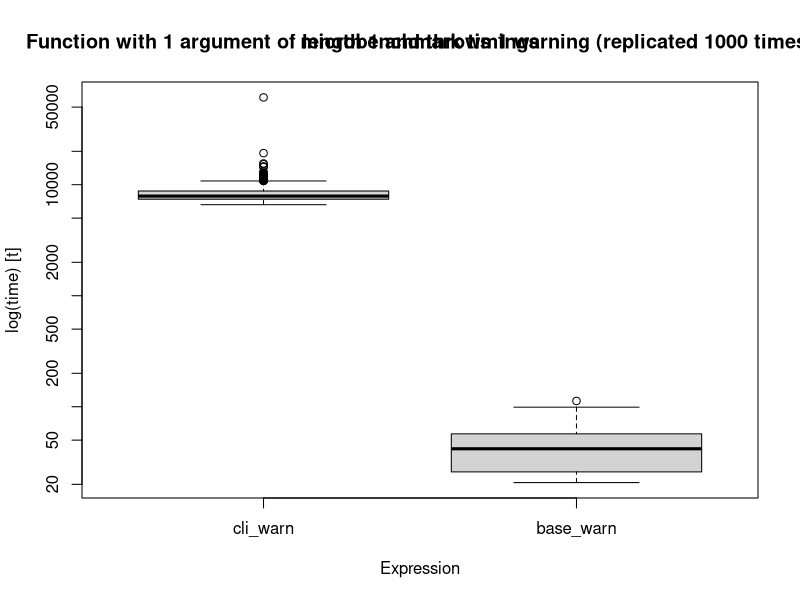
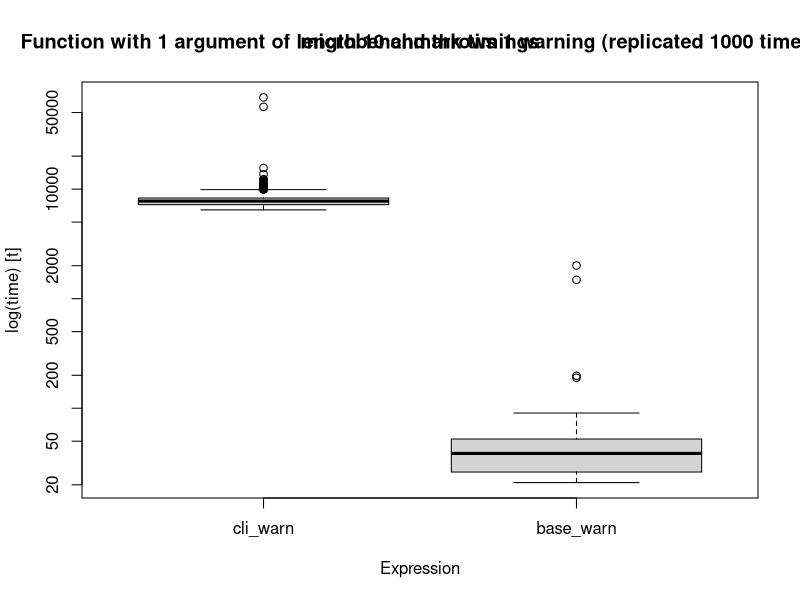
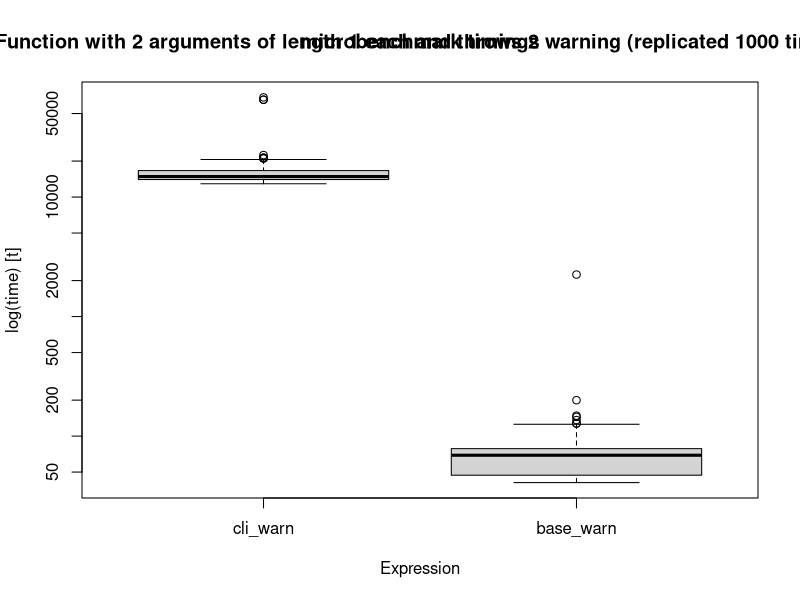

R code for these plots, in order:
## ---- chunk 1
library(microbenchmark)
library(cli)
library(checkmate)
## ---- chunk 2
base_warn_bmrk <- function(x){
  if(!checkmate::testInteger(x)){
    warning("x must be an integer")
  }
}
## ---- chunk 3
base_warn_bmrk(x = 1.2)
## ---- chunk 4
cli_warn_bmrk <- function(x){
  if(!checkmate::testInteger(x)){
    cli_warn(c(
      "x must be an integer",
      "i" = "x is currently an {.cls {class(x)}}",
      "x" = "x is not an integer"
    )
    )
  }
}
## ---- chunk 5
cli_warn_bmrk(x = 1.2)
## ---- chunk 6
base_warn_bmrk2 <- function(x, y){
  # Validate arg x
  if(!checkmate::testInteger(x)){
    warning("x must be an integer")
  }
  
  # Validate arg y
  if(!checkmate::testInteger(y)){
    warning("y must be an integer")
  }
}
## ---- chunk 7
base_warn_bmrk2(x = 1.2, y = 1.23)
## ---- chunk 8
cli_warn_bmrk2 <- function(x, y){
  # Validate arg x
  if(!checkmate::testInteger(x)){
    cli_warn(c(
      "x must be an integer",
      "i" = "x is currently an {.cls {class(x)}}",
      "x" = "x is not an integer"
    )
    )
  }
  
  # Validate arg y
    if(!checkmate::testInteger(y)){
    cli_warn(c(
      "y must be an integer",
      "i" = "y is currently an {.cls {class(x)}}",
      "x" = "y is not an integer"
    )
    )
  }
  
}
## ---- chunk 9
cli_warn_bmrk2(x = 1.2, y = 1.25)
## ---- chunk 10

reps <- 1000

input_vec <- 1.2 

bnmrk_df <- microbenchmark(
  cli_warn = cli_warn_bmrk(x = input_vec),
  base_warn = base_warn_bmrk(x = input_vec),
  times = reps
)

boxplot(bnmrk_df)
title(paste("Function with 1 argument of length 1 and throws 1 warning (replicated", reps, 'times)'))
## ---- chunk 11
set.seed(123)

reps <- 1000

input_vec2 <- c(runif(5, 0, 10), sample.int(6, 5))

bnmrk_df2 <- microbenchmark(
  cli_warn = cli_warn_bmrk(x = input_vec2),
  base_warn = base_warn_bmrk(x = input_vec2),
  times = reps
)

boxplot(bnmrk_df2)
title(paste("Function with 1 argument of length 10 and throws 1 warning (replicated", reps, 'times)'))
## ---- chunk 12

reps <- 1000

arg_x <- 1.2 

arg_y <- 1.25

bnmrk_df3 <- microbenchmark(
  cli_warn = cli_warn_bmrk2(x = arg_x, y = arg_y),
  base_warn = base_warn_bmrk2(x = arg_x, y = arg_y),
  times = reps
)

boxplot(bnmrk_df3)

title(paste("Function with 2 arguments of length 1 each and throws 2 warning (replicated", reps, 'times)'))
